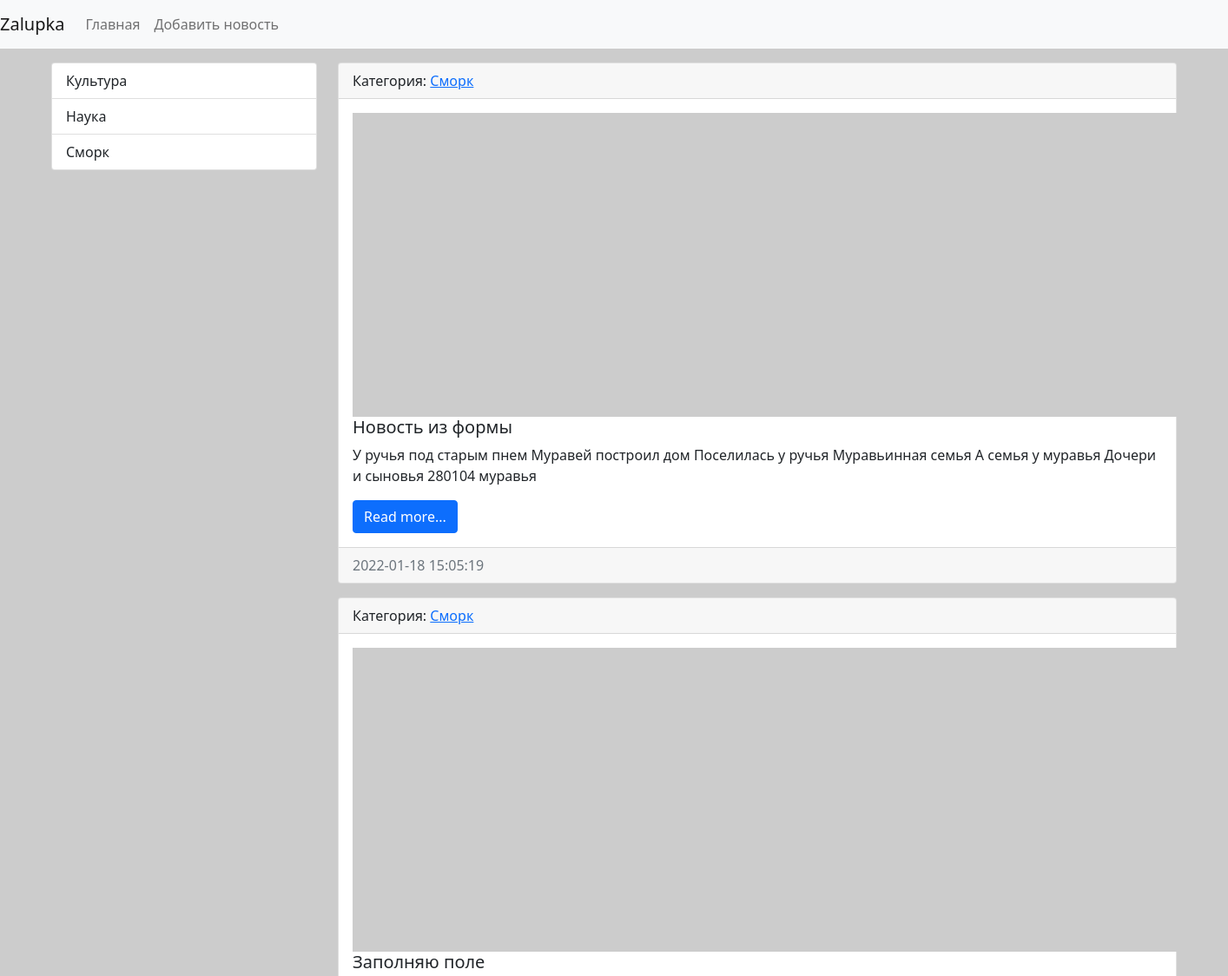
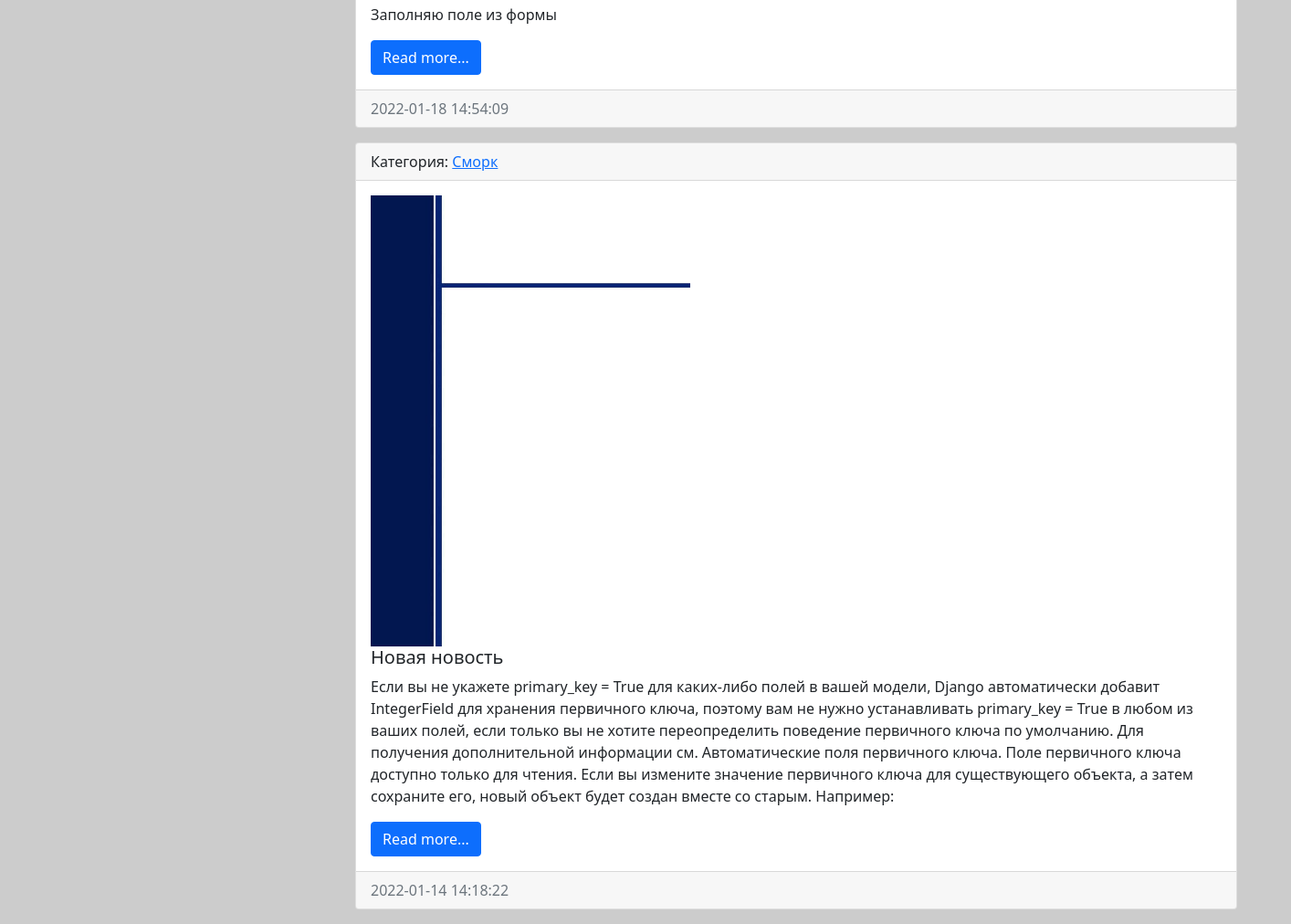
The app's page /category/2/ with its own data (2 pictures, top to bottom).
### news/models.py (models this page shows, shortened)
class Category(models.Model):
    title = models.CharField(max_length=150, db_index=True, verbose_name="Категория")
    def get_absolute_url(self):
        return reverse('category', kwargs={'category_id': self.pk})
    def __str__(self):
        return self.title
    class Meta:
        verbose_name = "Категория"
        verbose_name_plural = "Категории"
        ordering = ['title']

class News(models.Model):
    title = models.CharField(max_length=150, verbose_name="Наименование")  # Заголовок, поле обязательное
    content = models.TextField(blank=True, verbose_name="Контент")  # не обязательно заполнять
    created_at = models.DateTimeField(auto_now_add=True, verbose_name="Дата публикации")  # Время создания
    updated_at = models.DateTimeField(auto_now=True, verbose_name="Обновлено")      # Время редактирования
    photo = models.ImageField(upload_to="photos/%Y/%m/%d/", verbose_name="Фото", blank=True)  # Загрузить фото в этот путь
    is_published = models.BooleanField(default=True, verbose_name="Опубликовано")  # Подтверждение публикации
    category = models.ForeignKey('Category', on_delete=models.PROTECT, verbose_name='Категория')
    def get_absolute_url(self):
        return reverse('view_news', kwargs={'news_id': self.pk})
    class Meta:
        verbose_name = "Новость"
        verbose_name_plural = "Новости"
        ordering = ['-created_at']

### news/views.py (the view)
# urls.py: path('category/<int:category_id>/', get_category, name='category'),
def get_category(request, category_id):
    news = News.objects.filter(category_id=category_id)
    categories = Category.objects.all()
    category = Category.objects.get(pk=category_id)
    context = {'news': news,
               'category': category,
               }
    return render(request, "news/category.html", context)

### news/templatetags/news_tags.py (called while the page is built)
@register.inclusion_tag('news/list_categories.html')
def show_categories(arg1='Hello', arg2='world'):
    categories = Category.objects.all()
    return {'categories': categories, 'arg1': arg1, 'arg2': arg2}

### news/templates/news/category.html (shortened to what this page needs)
{% extends 'base.html' %}
{% block sidebar %}
{% include 'inc/_sidebar.html' %}
{% endblock %}
{% block content %}
{% for item in news %}
<div class="card mb-3">
    <div class="card-header">
        Категория: <a href="{% url 'category' item.category.pk %}">{{ item.category }} </a>
    </div>
    <div class="card-body">
        <div class="media">
            {% if item.photo %}
            <img src="{{ item.photo.url }}" alt="" width="350" class="mr-3">
            {% else %}
            <img src="https://picsum.photos/id/1060/350/600?blur=5" alt="" class="mr-3">
            {% endif %}
            <div class="media-body">
                <h5 class="card-title">{{ item.title }}</h5>
                <p class="card-text">{{ item.content }}</p>
                <a href="{{ item.get_absolute_url }}" class="btn btn-primary">Read more...</a>
            </div>
        </div>
    </div>
    <div class="card-footer text-muted">
        {{ item.created_at|date:"Y-m-d H:i:s" }}
    </div>
</div>
{% endfor %}
{% endblock %}

### templates/base.html (shortened to what this page needs)
<!doctype html>
{% load static %}
<html lang="en">
<head>
    <link rel="stylesheet" href="{% static 'bootstrap/css/bootstrap.min.css' %}">
    <link rel="stylesheet" href="{% static 'css/style.css' %}">
</head>
<body>
{% include 'inc/_nav.html' %}
<div class="container mt-3">
    <div class="row">
        <div class="col-md-3">
            {% block sidebar %} sidebar {% endblock %}
        </div>
        <div class="col-md-9">
            {% block content %} content {% endblock %}
        </div>
    </div>
</div>
</body>
</html>

### templates/inc/_nav.html (shortened to what this page needs)
<nav class="navbar navbar-expand-lg navbar-light bg-light">
    <a class="navbar-brand" href="{% url 'home' %}">Zalupka</a>
    <div class="collapse navbar-collapse" id="navbarSupportedContent">
        <ul class="navbar-nav mr-auto">
            <li class="nav-item"><a class="nav-link" href="{% url 'home' %}">Главная</a></li>
            <li class="nav-item"><a class="nav-link" href="{% url 'add_news' %}">Добавить новость</a></li>
        </ul>
    </div>
</nav>

### templates/inc/_sidebar.html (shortened to what this page needs)
{% load news_tags %}
{% show_categories arg2="User" %}

### news/templates/news/list_categories.html
<div class="list-group">
    {% for item in categories %}
    <a href="{{ item.get_absolute_url }}" class="list-group-item list-group-item-action">{{ item.title }}</a>
    {% endfor %}
</div>

### mysite/static/css/style.css (style rules this page uses)
body { background-color: #ccc; }

### records on screen
Category: title "Культура"
Category: title "Наука"
Category: title "Сморк"
News: category "Сморк", title "Новость из формы", content "У ручья под старым пнем Муравей построил дом Поселилась у ручья Муравьинная семья А семья у муравья Дочери и сыновья 280104 муравья", created_at "2022-01-18 15:05:19"
News: category "Сморк", title "Заполняю поле", content "Заполняю поле из формы", created_at "2022-01-18 14:54:09"
News: category "Сморк", photo (picture), title "Новая новость", content "Если вы не укажете primary_key = True для каких-либо полей в вашей модели, Django автоматически добавит IntegerField для хранения первичного ключа, поэтому вам не нужно устанавливать primary_key = True в любом из ваших полей, если только вы не хотите переопределить поведение первичного ключа по умолчанию. Для получения дополнительной информации см. Автоматические поля первичного ключа. Поле первичного ключа доступно только для чтения. Если вы измените значение первичного ключа для существующего объекта, а затем сохраните его, новый объект будет создан вместе со старым. Например:", created_at "2022-01-14 14:18:22"
